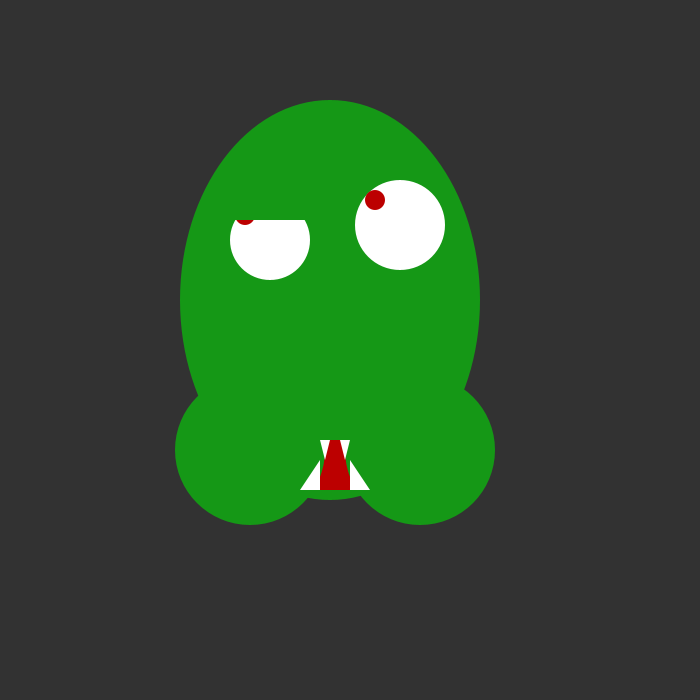
Frame 1 (no input)
Frame 60 (the mouse pressed at the canvas centre just before this capture): identical to frame 1, image omitted
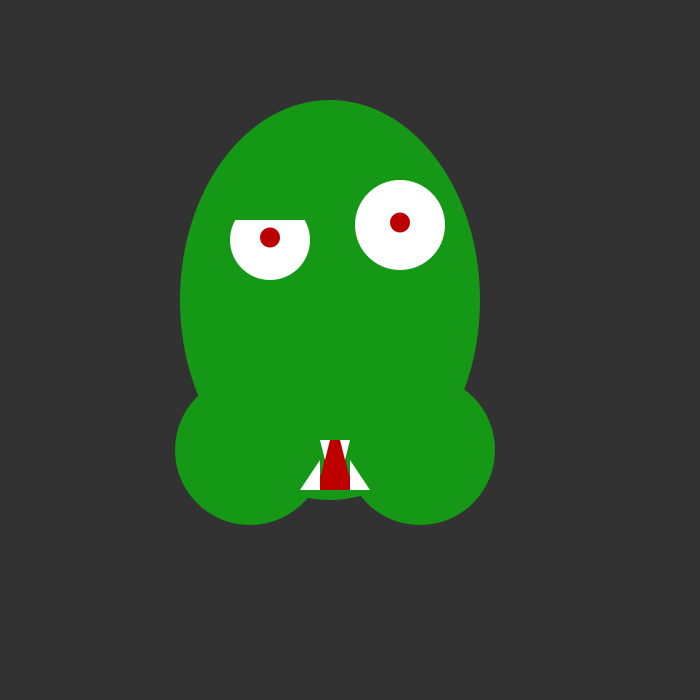
Frame 120 (the mouse held since frame 60 and released just before this capture)

The Processing sketch that drew these frames (run headless with seeded random() and noise(); from frame 60 on, the mouse is pressed at the canvas centre):

// Processing sketch: processing_73465
// ── processing_73465.pde


//Zombie eyes solution 
//change these values to suit the position you want for the eyes

int leftEyeX = 270;
int leftEyeY = 240;
int rightEyeX = 400;
int rightEyeY = 225;


void setup() {
size(700, 700);
noStroke();
smooth();
}

void draw() {
background(50);

fill(21, 152, 22);
ellipse(330, 300, 300, 400);

fill(255);
ellipse(leftEyeX, leftEyeY, 80, 80); //left eye
ellipse(rightEyeX, rightEyeY, 90, 90); //right eye

fill(188, 0, 0);//red pupil

float pupilLeftX = map(mouseX, 0, width, leftEyeX-25, leftEyeX+25);///adjust the added value to suit
float pupilLeftY = map(mouseY, 0, height, leftEyeY-25, leftEyeY+20);
float pupilRightX = map(mouseX, 0, width, rightEyeX-25, rightEyeX+25);
float pupilRightY = map(mouseY, 0, height, rightEyeY-25, rightEyeY+20);

ellipse(pupilLeftX, pupilLeftY, 20, 20); //left pupil
ellipse(pupilRightX, pupilRightY, 20, 20); //right pupil
rect(250, 440, 200, 50);
fill(21, 152, 22);
rect(230, 200, 80, 20);
ellipse(250, 450, 150, 150);
ellipse(420, 450, 150, 150);
fill(255, 255, 255);
triangle(340, 440, 350, 440, 345, 460);
triangle(320, 440, 330, 440, 325, 460);
triangle(300, 490, 320, 490, 320, 460);
triangle(350, 490, 370, 490, 350, 460);
}
